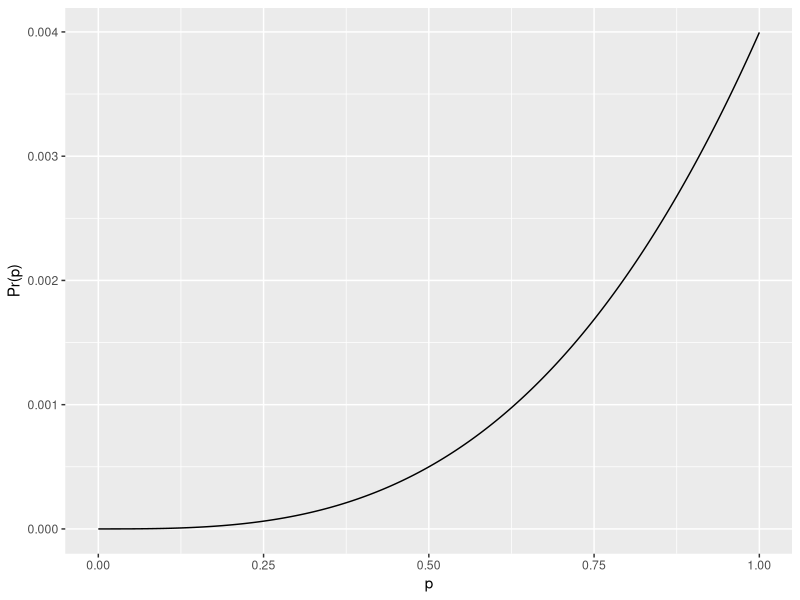
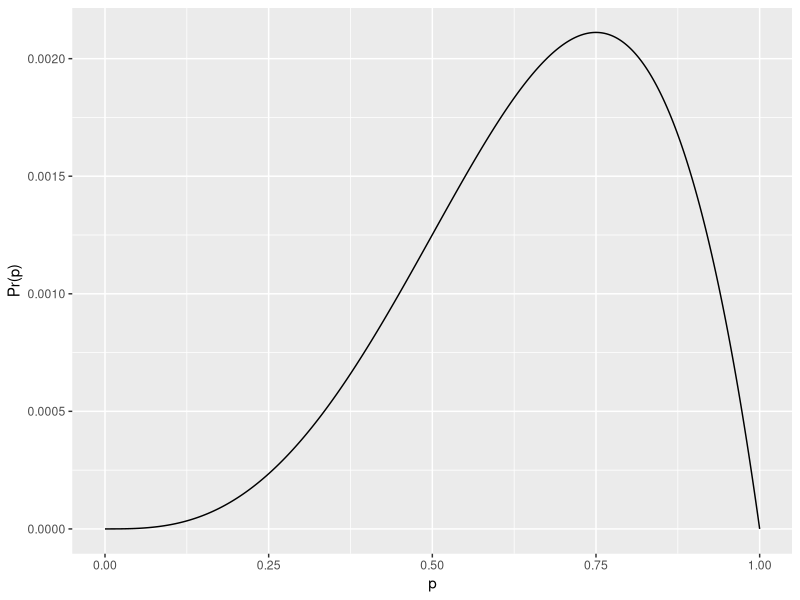
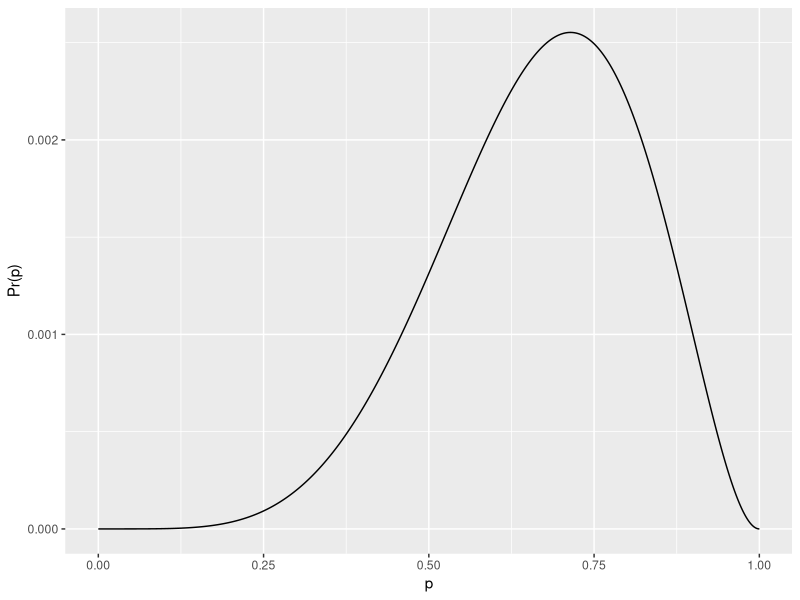
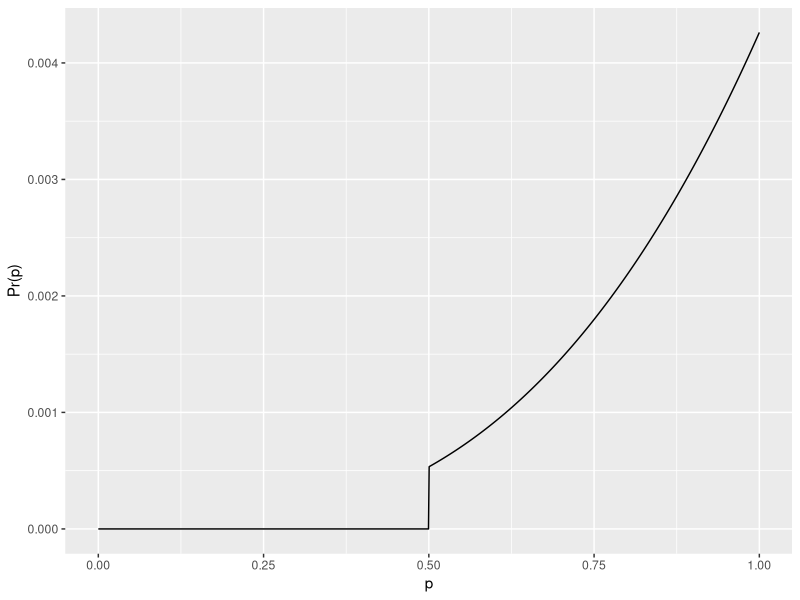
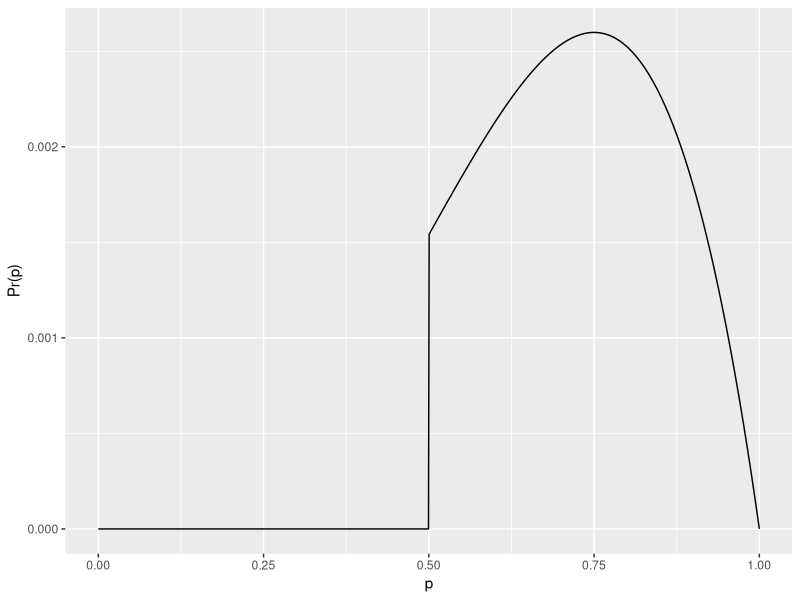
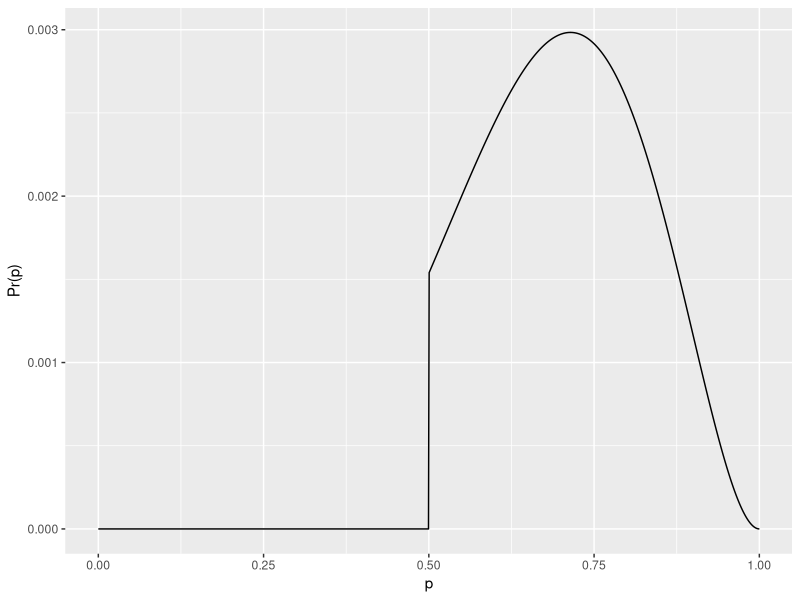

R code for these plots, in order:
## ---- chunk 1
knitr::opts_chunk$set(echo = TRUE)
## ---- chunk 2
library(tidyverse)
## ---- chunk 3
grid_binom <- function(w,n,grid.size=1000) {
  grid_p <- seq(0,1,length.out = grid.size)
  prior <- rep(1,grid.size)
  likelihood <- dbinom(w, n ,grid_p)
  unstd.posterior <- prior*likelihood
  posterior <- unstd.posterior / sum(unstd.posterior)
  qplot(grid_p, posterior, geom="line") + 
    xlab("p") + 
    ylab("Pr(p)")
}

## ---- chunk 4
grid_binom(3,3)
## ---- chunk 5
grid_binom(3,4)
## ---- chunk 6
grid_binom(5, 7)
## ---- chunk 7
grid_binom2 <- function(w,n,grid.size=1000) {
  grid_p <- seq(0,1,length.out = grid.size)
  prior <- rep(1,grid.size)
  prior <- ifelse(grid_p < .5, 0, 1)
  likelihood <- dbinom(w, n ,grid_p)
  unstd.posterior <- prior*likelihood
  posterior <- unstd.posterior / sum(unstd.posterior)
  qplot(grid_p, posterior, geom="line") + 
    xlab("p") + 
    ylab("Pr(p)")
}

## ---- chunk 8
grid_binom2(3,3)
grid_binom2(3,4)
grid_binom2(5,7)
## ---- chunk 9
prior <- c(0.5 , 0.5) # first is for earth, second is for mars
prob <- c(0.7, 0) # prob of water for earth, and for mars
likelihood <- dbinom(0, 1, prob) # likelihood for earth and for mars
unstd.post <- likelihood * prior
post <- unstd.post / sum(unstd.post)
post
